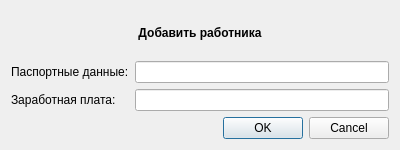
<?xml version="1.0" encoding="UTF-8"?>
<ui version="4.0">
 <class>AddWorkerDialog</class>
 <widget class="QDialog" name="AddWorkerDialog">
  <property name="geometry">
   <rect>
    <x>0</x>
    <y>0</y>
    <width>400</width>
    <height>150</height>
   </rect>
  </property>
  <property name="windowTitle">
   <string>Dialog</string>
  </property>
  <layout class="QGridLayout" name="gridLayout">
   <item row="1" column="0">
    <widget class="QLabel" name="label_2">
     <property name="text">
      <string>Паспортные данные:</string>
     </property>
    </widget>
   </item>
   <item row="1" column="1">
    <widget class="QLineEdit" name="passportLineEdit"/>
   </item>
   <item row="2" column="0">
    <widget class="QLabel" name="label_3">
     <property name="text">
      <string>Заработная плата:</string>
     </property>
    </widget>
   </item>
   <item row="2" column="1">
    <widget class="QLineEdit" name="wageLineEdit"/>
   </item>
   <item row="3" column="0" colspan="2">
    <widget class="QDialogButtonBox" name="buttonBox">
     <property name="orientation">
      <enum>Qt::Horizontal</enum>
     </property>
     <property name="standardButtons">
      <set>QDialogButtonBox::Cancel|QDialogButtonBox::Ok</set>
     </property>
    </widget>
   </item>
   <item row="0" column="0" colspan="2">
    <widget class="QLabel" name="label">
     <property name="font">
      <font>
       <weight>75</weight>
       <bold>true</bold>
      </font>
     </property>
     <property name="text">
      <string>Добавить работника</string>
     </property>
     <property name="alignment">
      <set>Qt::AlignCenter</set>
     </property>
    </widget>
   </item>
  </layout>
 </widget>
 <resources/>
 <connections>
  <connection>
   <sender>buttonBox</sender>
   <signal>accepted()</signal>
   <receiver>AddWorkerDialog</receiver>
   <slot>accept()</slot>
   <hints>
    <hint type="sourcelabel">
     <x>248</x>
     <y>254</y>
    </hint>
    <hint type="destinationlabel">
     <x>157</x>
     <y>274</y>
    </hint>
   </hints>
  </connection>
  <connection>
   <sender>buttonBox</sender>
   <signal>rejected()</signal>
   <receiver>AddWorkerDialog</receiver>
   <slot>reject()</slot>
   <hints>
    <hint type="sourcelabel">
     <x>316</x>
     <y>260</y>
    </hint>
    <hint type="destinationlabel">
     <x>286</x>
     <y>274</y>
    </hint>
   </hints>
  </connection>
 </connections>
</ui>
